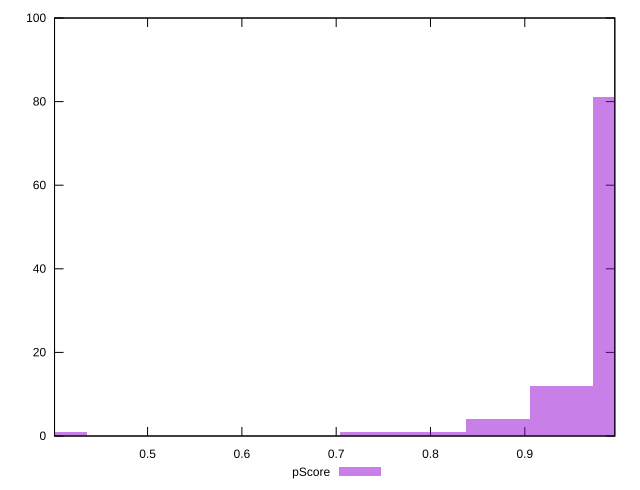

Write the gnuplot code that produced this figure.
reset

$pScore <<EOF
0.8044799314091444 1
0.9385599199773351 12
0.737439937125049 1
1.0055999142614305 81
0.8715199256932398 4
0.4022399657045722 1
EOF

set key outside below
set boxwidth 0.06703999428409536
set xrange [0.4013331823955296:0.9954734645055221]
set yrange [0:100]
set trange [0:100]
set style fill transparent solid 0.5 noborder
set terminal svg size 640, 490 enhanced background rgb 'white'
set output "report_00019_2021-02-10T18-14-37.922Z//max-potential-fid/samples/pages+cached+noadtech+nomedia+nocss/pScore/histogram.svg"

plot $pScore title "pScore" with boxes

reset
